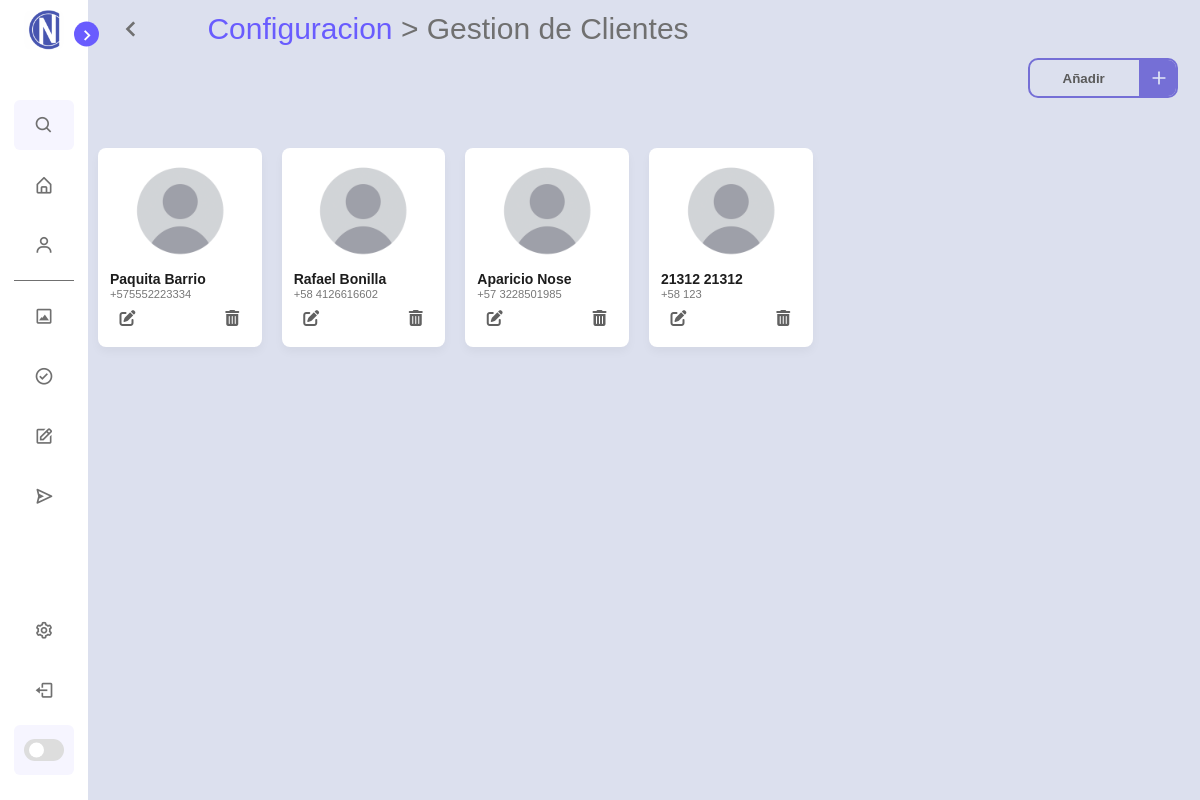
Before: /settings/client (signed in) with the older database file.
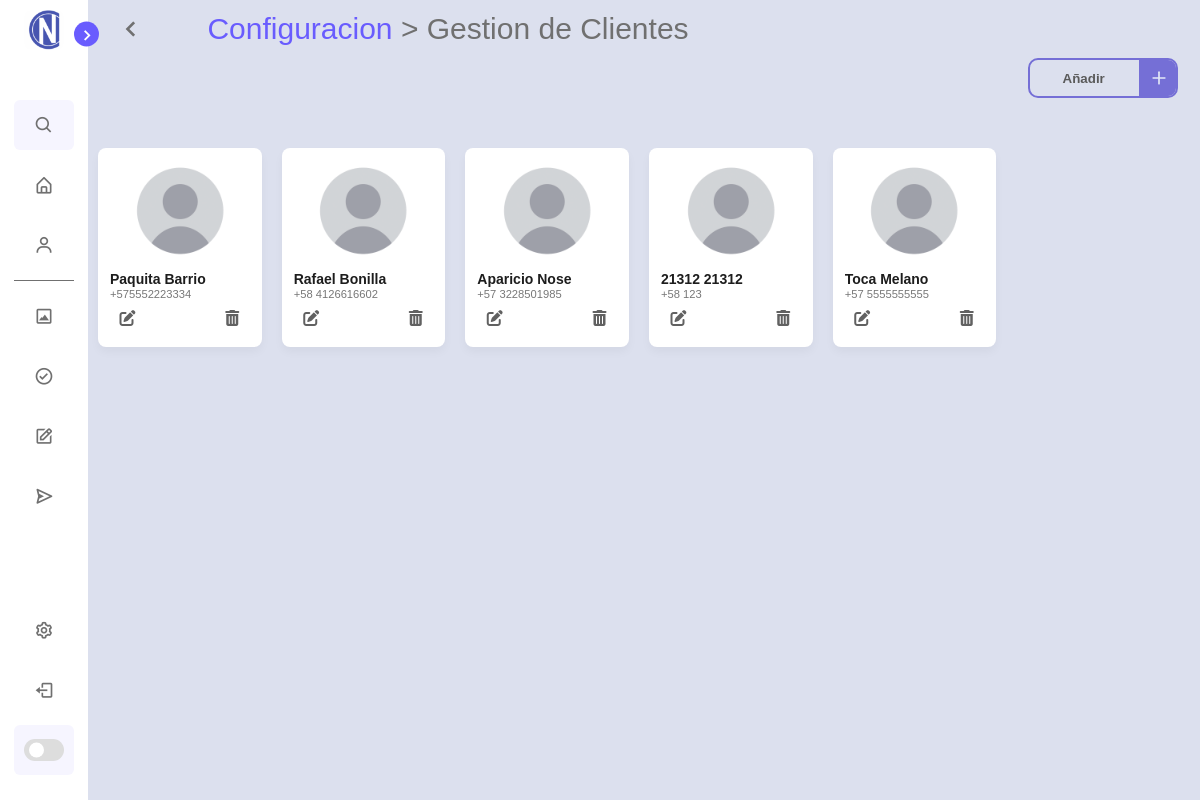
After: the same page with the newer database file.
### tables this page shows
CREATE TABLE clientProject ( projectClientId INTEGER PRIMARY KEY AUTOINCREMENT, projectClientName TEXT, projectClientNumber TEXT );

### App.py (the view)
@app.route("/settings/client")
def settings_client():
    function = try_edit_clients()
    return function

### App.py (called while the page is built)
@app.before_request
def before_request():
    if "username" in session:
        g.user = session["username"]
    else:
        g.user = ["vacio","vacio"]

### library/DB.py (called while the page is built)
def get_clients():
    conn = sqlite3.connect('library/database.db')
    cursor = conn.cursor()
    cursor.execute("SELECT projectClientName,ProjectClientNumber,projectClientId FROM clientProject")
    filas = cursor.fetchall()
    clientes= []
    for elemento in filas:
        if elemento not in clientes:
            clientes.append(elemento)
    return clientes

### library/URLs.py (called while the page is built)
def try_edit_clients():
    if g.user==["vacio","vacio"]:
        flash("Debe de iniciar sesión primero.")
        return redirect(url_for('login'))
    else:
        cliente=get_clients()
        return render_template("settings-client.html",user=g.user,cliente=cliente,os=os)

### templates/settings-client.html (shortened to what the changed rows need)
<!DOCTYPE html>
<html lang="en">
<head>
    <link rel="stylesheet" href="../static/css/main.css">
    <link rel="stylesheet" href="../static/css/clients.css">
    <link rel="stylesheet" href="../static/css/scrollbar.css">
    <link rel="stylesheet" href="../static/css/flash.css">
    <link rel="stylesheet" href="../static/css/settings-user.css">
    <link rel="stylesheet" href="https://cdnjs.cloudflare.com/ajax/libs/font-awesome/6.4.2/css/all.min.css">
    <link href='https://unpkg.com/boxicons@2.1.1/css/boxicons.min.css' rel='stylesheet'>
</head>
<body>
    <section class="home">
<div class="card-list-client">
    {% for item in cliente %}
        <div class="card-client">
            {% set image_path = url_for('uploaded_file', filename=item[0] + '.jpg') %}
            {% if os.path.exists('uploads/' + item[0] + '.jpg') %}
                <img src="{{ image_path }}" alt="User Image">
            {% else %}
                <img src="../static/img/user-default.png" alt="User Image">
            {% endif %}
            <p class="default-client-name">{{ item[0] }}</p>
            <p class="client-company">{{ item[1] }}</p>
            <div class="actions">
                <div class="edit" onclick="editModal('{{ item[2] }}')">
                    <i class="fas fa-edit" title="Editar"></i>
                </div>
                <div class="delete" onclick="showModal('{{ item[2] }}')">
                    <i class="fas fa-trash-alt" title="Borrar"></i>
                </div>
            </div>
        </div>
    {% endfor %}
</div>
  </body>
</html>

Changed rows visible on the page:
added clientProject: projectClientName "Toca Melano", projectClientNumber "+57 5555555555"
